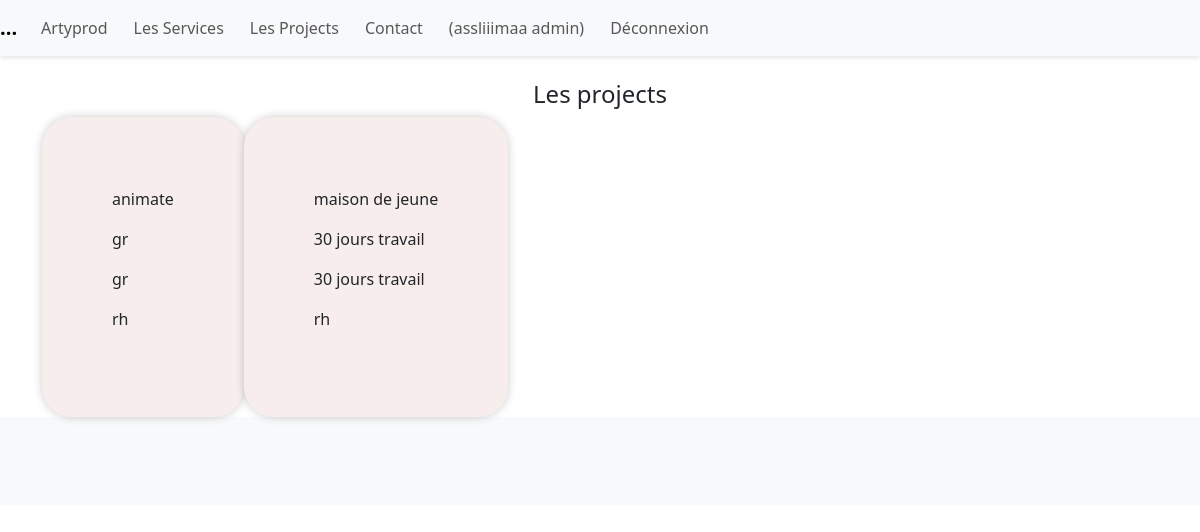
The page /magasin/listFournisseur/ (signed in) on the database its author committed.
### magasin/models.py (models this page shows, shortened)
class Project(models.Model):
    name = models.CharField(max_length=100)
    description = models.TextField()
    is_completed = models.BooleanField(default=False)
    assigned_team = models.ForeignKey('equipe', on_delete=models.CASCADE)

class equipe(models.Model):
    name = models.CharField(max_length=100)
    Personnel= models.ManyToManyField('Personnel')
    def __str__(self):
        return self.name

### magasin/views.py (the view)
# urls.py: path('listFournisseur/',views.listFournisseur,name='listFour'),
@login_required
def listFournisseur(request):
    if request.method == "POST" :
        form = FournisseurForm(request.POST,request.FILES)
        if form.is_valid():
            form.save()
        return HttpResponseRedirect('/nouvFournisseur')
    else :
        form = FournisseurForm()
        list=Project.objects.all()
    return render(request,'magasin/project.html',{'list':list,'form':form})

### magasin/templates/magasin/project.html (shortened to what this page needs)
{% extends 'magasin/base.html' %}
{% block content %}
 <div class="col-md-12 text-center">
 <h2>Les projects</h2>
 </div>
      <div id="container">
        <table>
          {% for article in list %}
            {% if forloop.counter0|divisibleby:5 %}
              <tr>
            {% endif %}
            <td>
              <p>{{ article.name }}</p>
      <p>{{ article.description }}</p>
      <p> {{article.description}}</p>
      <p>{{article.assigned_team}}</p>
            </td>
            {% if forloop.counter|divisibleby:5 or forloop.last %}
              </tr>
            {% endif %}
          {% endfor %}
        </table>
      </div>
{% endblock %}

### magasin/templates/magasin/base.html (shortened to what this page needs)
{% load static %}
<!DOCTYPE html>
<html>
<head>
  <link href="https://cdn.jsdelivr.net/npm/bootstrap@5.3.0-alpha1/dist/css/bootstrap.min.css" rel="stylesheet">
  <link rel='stylesheet' type='text/css' media='screen' href="{% static 'css/base.css' %}">
</head>
<body>
  <nav class="navbar navbar-expand-lg navbar-light bg-light">
    <a class="navbar-brand" href="#">...</a>
    <div class="collapse navbar-collapse" id="navbarNavDropdown">
      <ul class="navbar-nav">
        <li class="nav-item">
          <a class="nav-link" href="{% url 'index' %}">Artyprod</a>
        </li>
        <li class="nav-item">
          <a class="nav-link" href="{% url 'ajoutProduit' %}">Les Services</a>
        </li>
        <li class="nav-item">
          <a class="nav-link" href="{% url 'listFour' %}">Les Projects</a>
        </li>
        <li class="nav-item">
          <a class="nav-link" href="contact.html">Contact</a>
        </li>
        {% if user.is_authenticated %}
        <li class="nav-item active">
          <a class="nav-link" href="#">(assliiimaa {{ user }})</a>
        </li>
        <li class="nav-item active">
          <a class="nav-link" href="{% url 'logout' %}">Déconnexion</a>
        </li>
        {% endif %}
      </ul>
    </div>
  </nav>
  <div class="container mt-4">
    {% block content %}{% endblock %}
  </div>
  <footer class="bg-light text-center text-lg-start">
    <div class="container p-4 pb-0">
      <form action="">
        <div class="row">
          <div class="col-auto mb-4 mb-md-0">

### magasin/templates/magasin/base.html (style rules this page uses)
html, body, h1, h2, h3, h4, h5, h6, p, ul, ol, li { margin: 0; padding: 0; }
body { font-family: Arial, sans-serif; font-size: 16px; line-height: 1.5; color: #630707; }
.container { max-width: 1200px; margin: 0 auto; padding: 0 20px; }
.navbar { background-color: #f8f8f8; padding: 10px 0; box-shadow: 0 2px 4px rgba(0, 0, 0, 0.1); }
.navbar-brand { font-size: 24px; font-weight: bold; color: #864141; }
.navbar-nav { list-style: none; }
.nav-item { display: inline-block; margin-right: 10px; }
.nav-link { color: #333; text-decoration: none; transition: color 0.3s; }
h1, h2, h3 { margin-bottom: 20px; }
p { margin-bottom: 10px; }
footer { background-color: #585656; padding: 20px 0; color: #666; font-size: 14px; text-align: center; }

### magasin/templates/magasin/project.html (style rules this page uses)
h2 { font-size: 24px; }
#container { display: -webkit-box; flex-wrap: wrap; justify-content: space-between; max-width: 700px; margin: 10 auto; }
td { width: calc(30% - 20px); background-color: #f7eded; border-radius: 30px; margin-bottom: 10px; box-shadow: 0 0 10px rgba(0, 0, 0, 0.2); padding: 70px; }
#container { animation: containerAnimation 1s ease-in-out; }
#container { animation: containerAnimation 2s ease-in-out infinite; }

### rows shown on the page
Project: name "animate", description "gr", assigned_team "rh"
Project: name "maison de jeune", description "30 jours travail", assigned_team "rh"

### other values the page prints
{{ user }} "admin"
